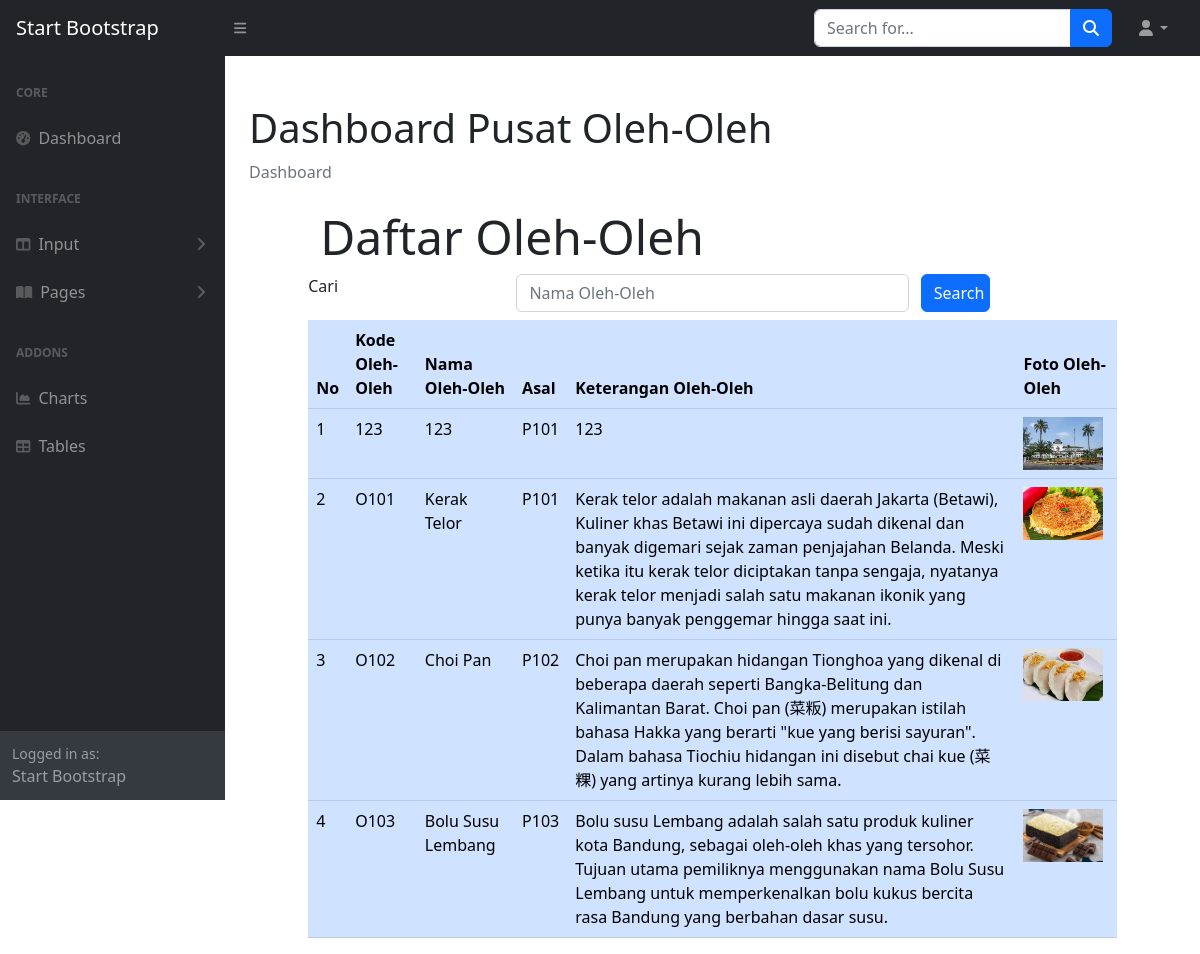
Screenshot of /ADMIN/daftaroleh.php with the database file from the repository.
### tables this page shows
CREATE TABLE `oleholeh` (
  `olehKODE` char(4) NOT NULL,
  `olehNAMA` char(120) NOT NULL,
  `provinsiKODE` char(4) NOT NULL,
  `olehKET` text NOT NULL,
  `olehFOTO` char(120) NOT NULL
);

### ADMIN/daftaroleh.php (the view, shortened to what this page needs)
<!DOCTYPE html>
<html lang="en">
<?php  include "INCLUDE/head.php"?>
    <body class="sb-nav-fixed">'
    <?php include "INCLUDE/nav.php";?>
        <div id="layoutSidenav">
         <?php include "INCLUDE/menu.php"?>
            <div id="layoutSidenav_content">
                <main>
                    <div class="container-fluid px-4">
                        <h1 class="mt-4">Dashboard Pusat Oleh-Oleh</h1>
                        <ol class="breadcrumb mb-4">
                            <li class="breadcrumb-item active">Dashboard</li>
                        </ol>
<?php
	include "include/config.php";
?>
<body>
</div>
<div class="row">
	<div class="col-sm-1"></div>
	<div class="col-sm-10">
		<div class="jumbotron jumbotron-fluid">
			<div class="container">
				<h3 class="display-5">Daftar Oleh-Oleh</h3>
			</div>
		</div>
		<form method = "POST">
<div class="form-group row mb-2">
<label for = "search" class="col-sm-3">Cari </label>
<div class="col-sm-6">
	  <input type ="text" name="search" class="form-control" id="search"
	  value="<?php if(isset($_POST["search"])) {echo $_POST ["search"];}?>"
	  placeholder="Nama Oleh-Oleh">
</div>
	  <input type="submit" name="kirim" class="col-sm-1 btn btn-primary" value="Search">
</div>
</form>
	<table class="table table-hover table-primary">
		<thead class="thead-dark">
			<tr>
				<th>No</th>
				<th>Kode Oleh-Oleh</th>
				<th>Nama Oleh-Oleh</th>
				<th>Asal</th>
				<th>Keterangan Oleh-Oleh</th>
				<th>Foto Oleh-Oleh</th>
			</tr>
		</thead>
		<tbody>
<?php
			if (isset($_POST["kirim"]))
{
  $search = $_POST ['search'];
  $query =mysqli_query ($connection, "select oleholeh. * from oleholeh
        where olehNAMA like '%".$search."%'");
}
else {
  $query =mysqli_query ($connection, "select oleholeh. * from oleholeh");
}
			$nomor = 1;
			while ($row = mysqli_fetch_array($query))
			{ ?>
				<tr>
					<td><?php echo $nomor;?></td>
					<td><?php echo $row['olehKODE'];?></td>
					<td><?php echo $row['olehNAMA'];?></td>
					<td><?php echo $row['provinsiKODE'];?></td>
					<td><?php echo $row['olehKET'];?></td>
					<td>
						<?php if(is_file("images/".$row['olehFOTO']))
						{ ?>
							<img src="images/<?php echo $row['olehFOTO']?>" width="80">
						<?php } else
							echo "<img src='images/noimage.png' width='80'>"
						?>
					</td>
				</tr>
			<?php $nomor = $nomor + 1;?>
			<?php }	?>
		</tbody>
	</table>
</div>
</body>
    </html>

### rows the page displays
oleholeh: olehKODE "123", olehNAMA "123", provinsiKODE "P101", olehKET "123", olehFOTO (picture)
oleholeh: olehKODE "O101", olehNAMA "Kerak Telor", provinsiKODE "P101", olehKET "Kerak telor adalah makanan asli daerah Jakarta (Betawi), Kuliner khas Betawi ini dipercaya sudah dikenal dan banyak digemari sejak zaman penjajahan Belanda. Meski ketika itu kerak telor diciptakan tanpa sengaja, nyatanya kerak telor menjadi salah satu makanan ikonik yang punya banyak penggemar hingga saat ini.", olehFOTO (picture)
oleholeh: olehKODE "O102", olehNAMA "Choi Pan", provinsiKODE "P102", olehKET "Choi pan merupakan hidangan Tionghoa yang dikenal di beberapa daerah seperti Bangka-Belitung dan Kalimantan Barat. Choi pan (菜粄) merupakan istilah bahasa Hakka yang berarti \"kue yang berisi sayuran\". Dalam bahasa Tiochiu hidangan ini disebut chai kue (菜粿) yang artinya kurang lebih sama.", olehFOTO (picture)
oleholeh: olehKODE "O103", olehNAMA "Bolu Susu Lembang", provinsiKODE "P103", olehKET "Bolu susu Lembang adalah salah satu produk kuliner kota Bandung, sebagai oleh-oleh khas yang tersohor. Tujuan utama pemiliknya menggunakan nama Bolu Susu Lembang untuk memperkenalkan bolu kukus bercita rasa Bandung yang berbahan dasar susu.", olehFOTO (picture)
